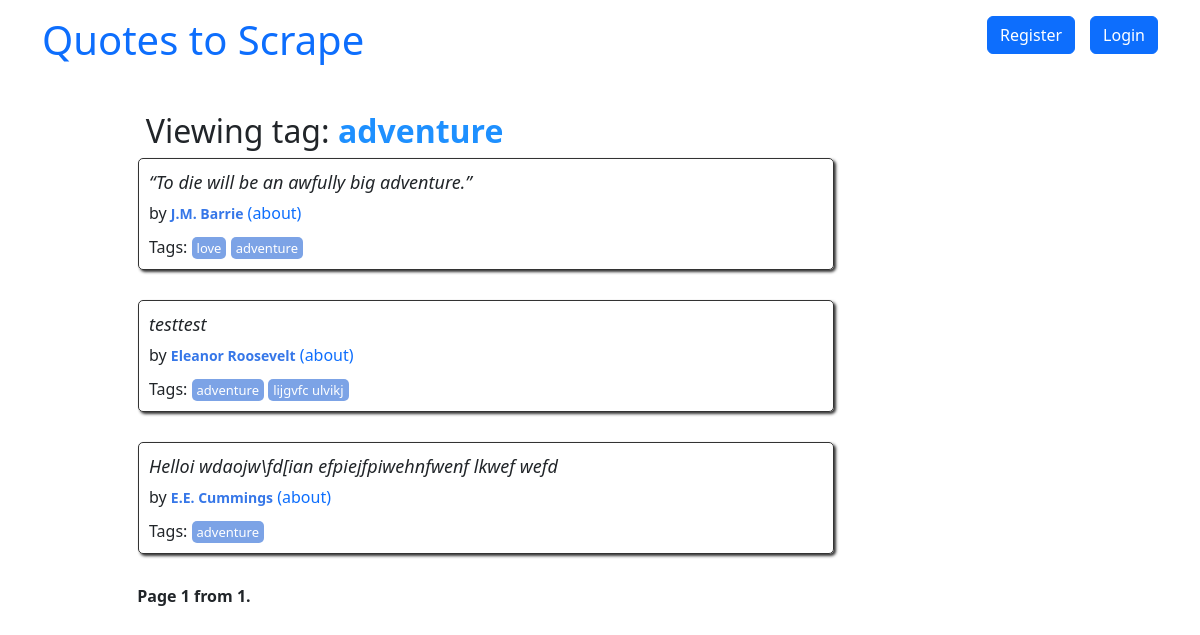
Before: /tag/adventure/ with the older database file.
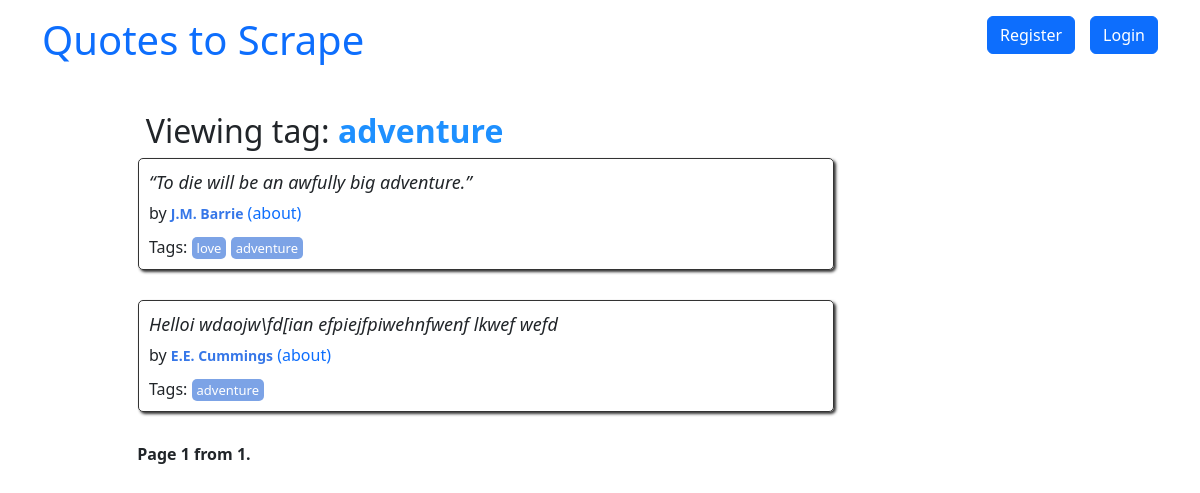
After: the same page with the newer database file.
### quotes/models.py (models this page shows, shortened)
class Quote(models.Model):
    user = models.ForeignKey(User, on_delete=models.CASCADE, default=None, null=True)
    quote = models.TextField()
    tags = models.ManyToManyField(Tag)
    author = models.ForeignKey(Author, on_delete=models.CASCADE, default=None, null=True)
    created_at = models.DateTimeField(auto_now_add=True)

class Author(models.Model):
    fullname = models.CharField(max_length=50)
    born_date = models.CharField(max_length=50)
    born_location = models.CharField(max_length=150)
    description = models.TextField()
    user = models.ForeignKey(User, on_delete=models.CASCADE, default=None, null=True)
    created_at = models.DateTimeField(auto_now_add=True)

class Tag(models.Model):
    name = models.CharField(max_length=60, null=False, unique=True)
    class Meta:
        verbose_name_plural = "Tags"
        verbose_name = "Tag"

### quotes/views.py (the view)
# urls.py: path('tag/<str:tag_name>/', views.TagQuotesView.as_view(), name='tag_quotes'),
class TagQuotesView(View):
    template_name = 'quotes/tag_quotes.html'
    quotes_per_page = 10
    def get(self, request, *args, **kwargs):
        tag_name = kwargs['tag_name']
        top_tags = Tag.objects.annotate(tag_count=Count("quote")).order_by("-tag_count")[:10]
        tag = get_object_or_404(Tag, name=tag_name)
        quotes_with_tag = get_list_or_404(Quote.objects.filter(tags=tag))
        paginator = Paginator(quotes_with_tag, self.quotes_per_page)
        page = request.GET.get('page')
        try:
            quotes_per_page = paginator.page(page)
        except (PageNotAnInteger, EmptyPage):
            quotes_per_page = paginator.page(1)
        context = {
            'tag_name': tag_name,
            'quotes_with_tag': quotes_per_page,
            "top_tags": top_tags
        }
        return render(request, self.template_name, context)

### quotes/templates/quotes/tag_quotes.html (shortened to what this page needs)
{% extends 'quotes/base.html' %}
{% load extract_authors %}
{% block content %}
<div class="author-details ms-5" style="margin-left: 10%;">
    <h2 class="author-title" style="margin-left: 5%;">
        Viewing tag: <b style="color:dodgerblue;">{{ tag_name }}</b>
    </h2>
    <div class="col-md-8">
        {% for quote in quotes_with_tag %}
        <div class="quote ms-5" itemscope="" itemtype="http://schema.org/CreativeWork">
            <span class="text" itemprop="text"> {{quote.quote}}
            </span>
            <span>by <small class="author" itemprop="author">{{ quote.author.fullname }}</small><a href="{% url 'quotes:author_detail' id=quote.author.id %}" target="_self"> (about)</a></span>
            <div class="tags">
                Tags:
                {% for tag in quote.tags.all %}
                <a class="tag" href="{% url 'quotes:tag_quotes' tag_name=tag.name %}">{{ tag.name }}</a>
                {% endfor %}
            </div>
        </div>
        {% endfor %}
        <nav>
            <div class="pagination" class="mb-3">
                <span class="step-links" style="margin-left: 5%;">
                    <span class="current" style="margin: 0 10px;"><strong>Page {{ quotes_with_tag.number }} from {{ quotes_with_tag.paginator.num_pages }}.</strong></span>
                </span>
            </div>
        </nav>
    </div>
</div>
{% endblock %}

Changed rows visible on the page:
removed Quote: quote "testtest", author.fullname "Eleanor Roosevelt", Tag (name "adventure")
no longer on this page (row unchanged): Tag: name "lijgvfc ulvikj", shown under "testtest"
